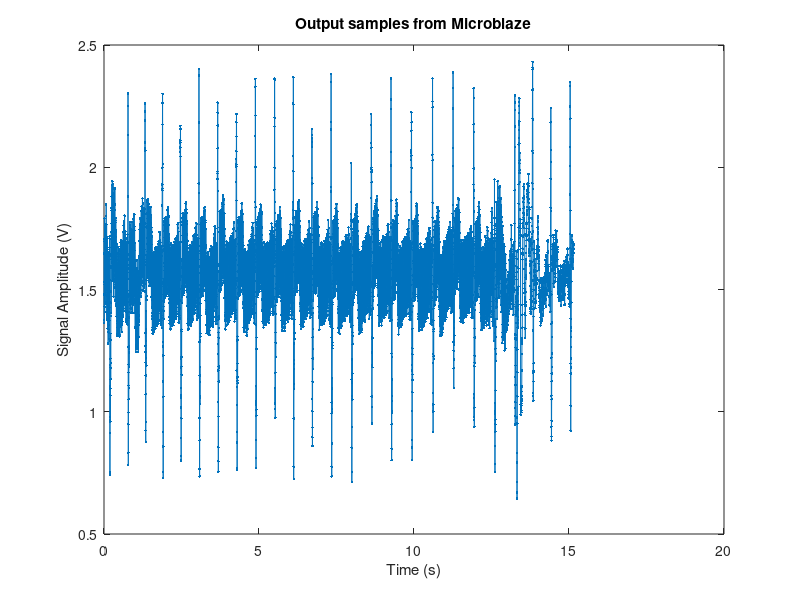

MATLAB code for this plot:
%% Samples coming from microblaze processor to UART @ 115200 Baud

close all
clear
clc

fid = fopen('samples.txt','r');
formatSpec = '%d';
data = fscanf(fid, formatSpec);
fclose(fid);

Vref = 3.12;
v = Vref*(data./4095);
fs = 500;
t = (0:length(v)-1)/(fs);
figure('Color',[1,1,1]);
plot(t,v,'.-');
title('Output samples from Microblaze');
xlabel('Time (s)');
ylabel('Signal Amplitude (V)');

